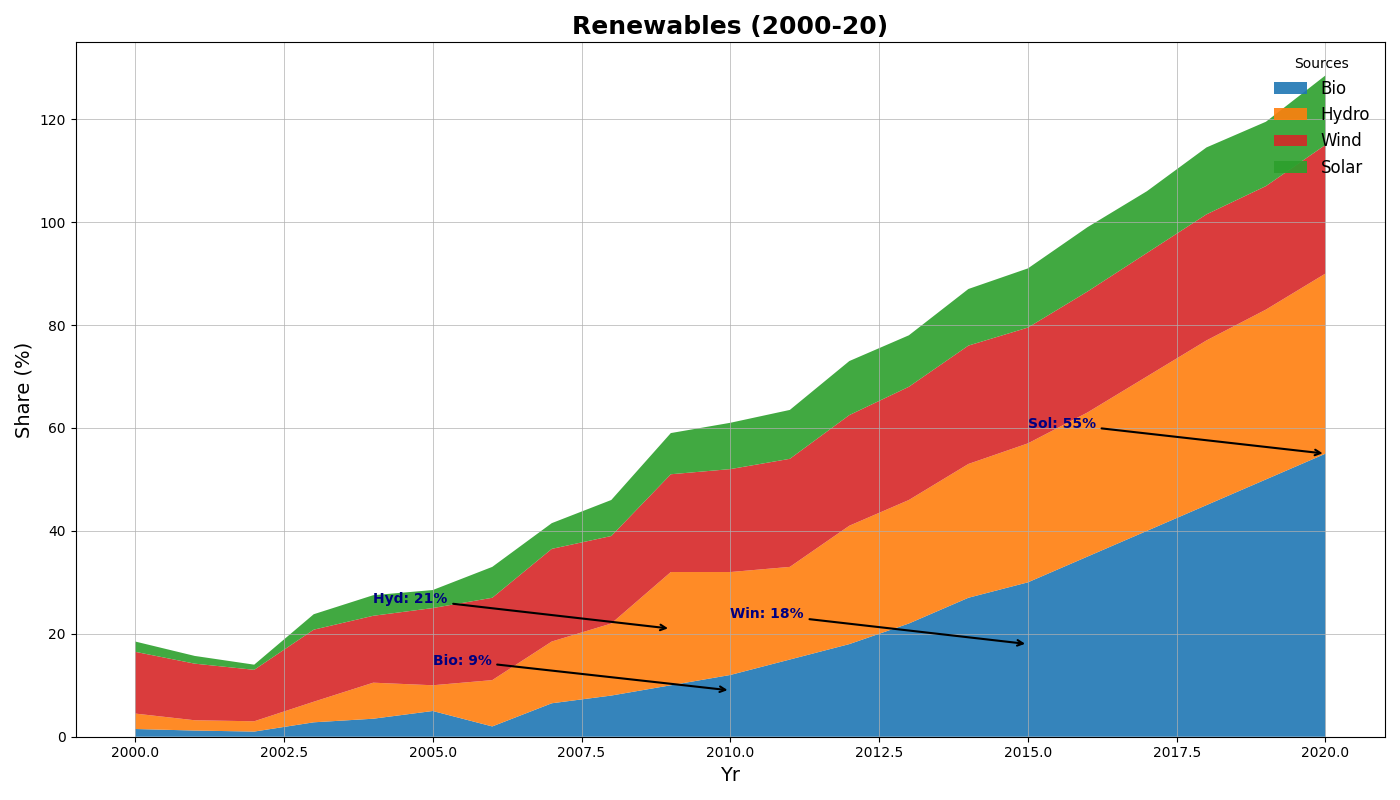

This chart was generated by the following Python code:
import numpy as np
import matplotlib.pyplot as plt

years = np.arange(2000, 2021)

solar = np.array([1.5, 1.2, 1, 2.8, 3.5, 5, 2, 6.5, 8, 10, 12, 15, 18, 22, 27, 30, 35, 40, 45, 50, 55])
wind = np.array([3, 2, 2, 4, 7, 5, 9, 12, 14, 22, 20, 18, 23, 24, 26, 27, 28, 30, 32, 33, 35])
hydro = np.array([12, 11, 10, 14, 13, 15, 16, 18, 17, 19, 20, 21, 21.5, 22, 23, 22.5, 23.5, 24, 24.5, 24, 25])
biomass = np.array([2, 1.5, 1, 3, 4, 3.5, 6, 5, 7, 8, 9, 9.5, 10.5, 10, 11, 11.5, 12.5, 12, 13, 12.5, 13.5])

energy_data = np.vstack([solar, wind, hydro, biomass])

fig, ax = plt.subplots(figsize=(14, 8))

# Shuffled colors
colors = ['#1f77b4', '#ff7f0e', '#d62728', '#2ca02c']  # Previously, it was ['#d62728', '#2ca02c', '#1f77b4', '#ff7f0e']
labels = ['Bio', 'Hydro', 'Wind', 'Solar']

ax.stackplot(years, energy_data, labels=labels, colors=colors, alpha=0.9)
ax.set_title('Renewables (2000-20)', fontsize=18, fontweight='bold', ha='center')
ax.set_xlabel('Yr', fontsize=14)
ax.set_ylabel('Share (%)', fontsize=14)
ax.legend(loc='upper right', fontsize=12, title='Sources', frameon=False)

ax.grid(linestyle='-', linewidth=0.5)

significant_years = {
    'Solar': 2020,
    'Wind': 2015,
    'Hydropower': 2009,
    'Biomass': 2010
}
annotations = {
    'Solar': 55,
    'Wind': 18,
    'Hydropower': 21,
    'Biomass': 9
}

for source, year in significant_years.items():
    ax.annotate(f"{source[:3]}: {annotations[source]}%",
                xy=(year, annotations[source]), 
                xytext=(year - 5, annotations[source] + 5),
                arrowprops=dict(arrowstyle='->', lw=1.5),
                fontsize=10, fontweight='bold', color='navy')

plt.tight_layout()
plt.show()
